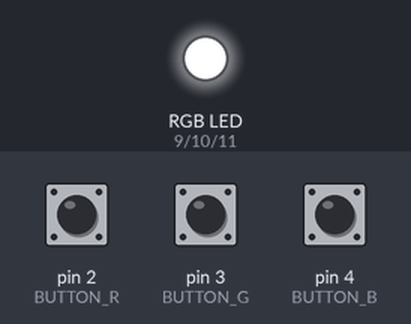
Recording of a sketch running on a simulated Arduino Uno, built with avr-gcc and run on an emulated ATmega328P. Parts: an RGB LED mixed from three pins (HIGH = lit). Inputs (shaded band) come from the test bench; at power-on: pin 2 (BUTTON_R) LOW, pin 3 (BUTTON_G) LOW, pin 4 (BUTTON_B) LOW.

Above: at 1.2 s.
1.3 s: pin 2 (BUTTON_R) pulled HIGH for 0.15 s
At 2.5 s:
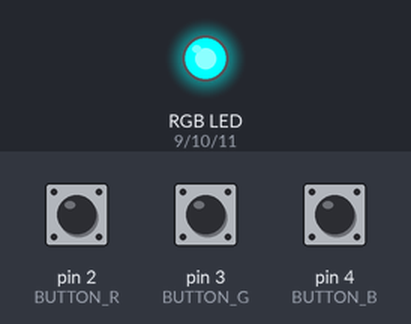
2.9 s: pin 3 (BUTTON_G) pulled HIGH for 0.15 s
At 3.7 s:
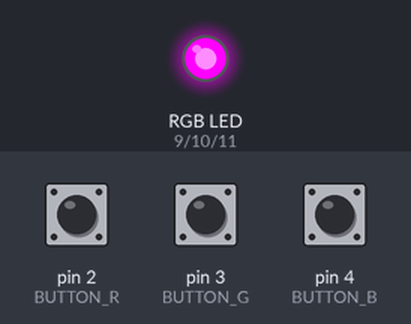
4.5 s: pin 4 (BUTTON_B) pulled HIGH for 0.15 s
At 5.0 s:
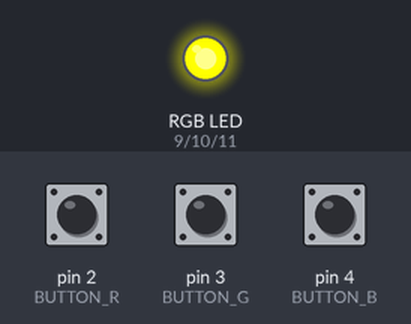
6.1 s: pin 2 (BUTTON_R) pulled HIGH for 1 s
At 7.3 s:
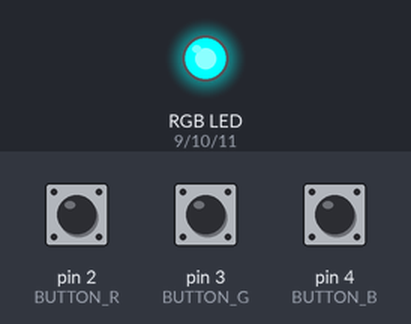
8.6 s: pin 3 (BUTTON_G) pulled HIGH for 1 s
At 9.4 s:
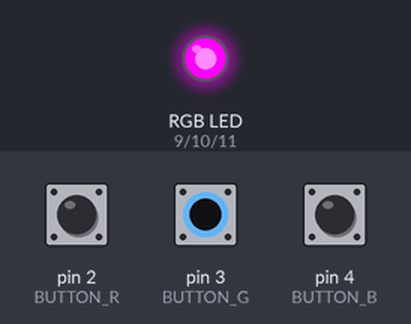
Timing chart, 0 to 11.6 s (numbered marks = the images above; inputs shaded):
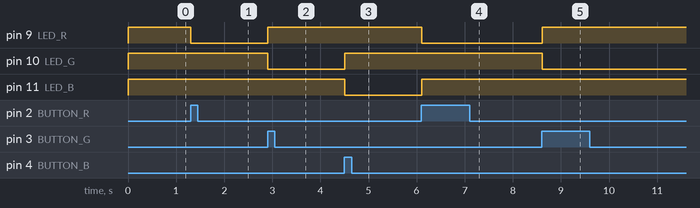

The sketch:

turnOnRGBwithThreeSwitches.ino
```cpp
const int LED_R = 9;
const int LED_G = 10;
const int LED_B = 11;

const int BUTTON_R = 2;
const int BUTTON_G = 3;
const int BUTTON_B = 4;

boolean prevBtns[3] = {LOW, LOW, LOW};
boolean currBtns[3] = {LOW, LOW, LOW};
int MODE = 0;

void setup() {
  pinMode(LED_R, OUTPUT);
  pinMode(LED_G, OUTPUT);
  pinMode(LED_B, OUTPUT);

  pinMode(BUTTON_R, INPUT);
  pinMode(BUTTON_G, INPUT);
  pinMode(BUTTON_B, INPUT);
}

boolean debounce() {
  boolean prev[3] = {
    digitalRead(BUTTON_R),
    digitalRead(BUTTON_G),
    digitalRead(BUTTON_B)
  };

  delay(5);

  boolean curr[3] = {
    digitalRead(BUTTON_R),
    digitalRead(BUTTON_G),
    digitalRead(BUTTON_B)
  };

  for (int i=0; i<3; i++) {
    if (prevBtns[i] != prev[i]) {
      currBtns[i] = curr[i];
    }
  }
}

void setMode(int mode) {
  if (MODE == 0) {
    digitalWrite(LED_R, HIGH);
    digitalWrite(LED_G, HIGH);
    digitalWrite(LED_B, HIGH);
  } else if (MODE == 1) {
    digitalWrite(LED_R, LOW);
    digitalWrite(LED_G, HIGH);
    digitalWrite(LED_B, HIGH);
  } else if (MODE == 2) {
    digitalWrite(LED_R, HIGH);
    digitalWrite(LED_G, LOW);
    digitalWrite(LED_B, HIGH);
  } else if (MODE == 3) {
    digitalWrite(LED_R, HIGH);
    digitalWrite(LED_G, HIGH);
    digitalWrite(LED_B, LOW);
  }
}

void loop() {
  debounce();

  for (int i=0; i<3; i++) {
    if (prevBtns[i] == LOW && currBtns[i] == HIGH) {
      MODE = i+1;
    } else {
      MODE = MODE;
    }

    prevBtns[i] = currBtns[i];
  }

  setMode(MODE);
}
```

Measured:
- after the input at 1.3 s, pin 9 (LED_R): HIGH → LOW at once
- after the input at 2.9 s, pin 9 (LED_R): LOW → HIGH at once; pin 10 (LED_G): HIGH → LOW at once
- after the input at 4.5 s, pin 10 (LED_G): LOW → HIGH at once; pin 11 (LED_B): HIGH → LOW at once
- after the input at 6.1 s, pin 9 (LED_R): HIGH → LOW at once; pin 11 (LED_B): LOW → HIGH at once
- after the input at 8.6 s, pin 9 (LED_R): LOW → HIGH at once; pin 10 (LED_G): HIGH → LOW at once
